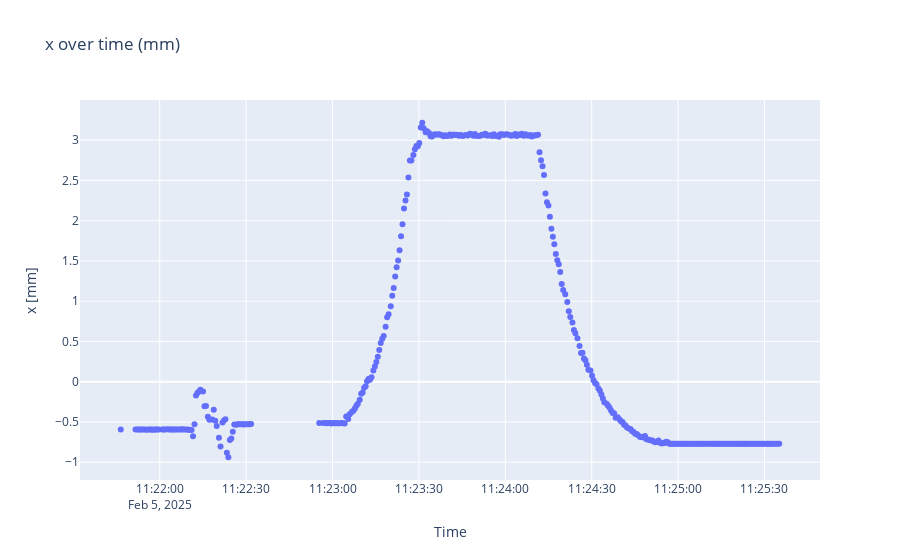
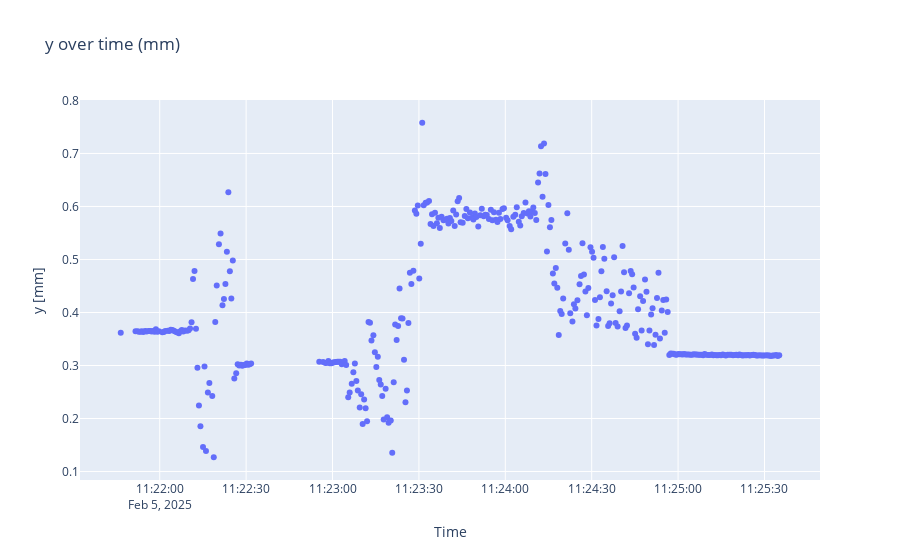
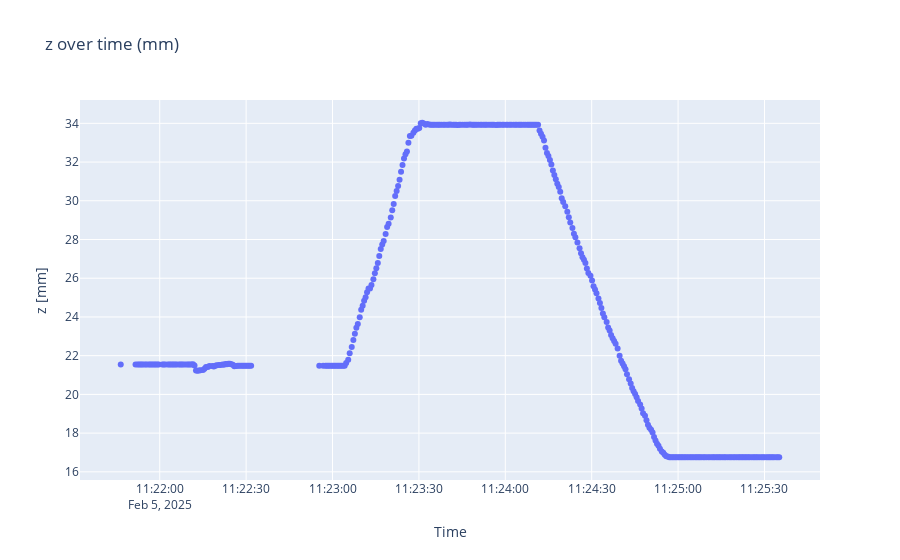

The notebook cell these images were saved under, in order:
### Code cell
locplots(locpred, timestamps)

### Figure 1 — Plotly figure (JSON) as saved in the notebook; plotly's stock layout.template omitted (floating-point values rounded to 4 significant figures; data arrays with more than 128 entries replaced by an {"elided": "..."} marker saying what was removed)
{"data": [{"mode": "markers", "type": "scatter", "x": {"elided": "360 str values"}, "y": {"elided": "360 float values"}}], "layout": {"title": {"text": "x over time (mm)"}, "xaxis": {"title": {"text": "Time"}}, "yaxis": {"scaleanchor": "y", "title": {"text": "x [mm]"}}}}

### Figure 2 — Plotly figure (JSON) as saved in the notebook; plotly's stock layout.template omitted (floating-point values rounded to 4 significant figures; data arrays with more than 128 entries replaced by an {"elided": "..."} marker saying what was removed)
{"data": [{"mode": "markers", "type": "scatter", "x": {"elided": "360 str values"}, "y": {"elided": "360 float values"}}], "layout": {"title": {"text": "y over time (mm)"}, "xaxis": {"title": {"text": "Time"}}, "yaxis": {"scaleanchor": "y", "title": {"text": "y [mm]"}}}}

### Figure 3 — Plotly figure (JSON) as saved in the notebook; plotly's stock layout.template omitted (floating-point values rounded to 4 significant figures; data arrays with more than 128 entries replaced by an {"elided": "..."} marker saying what was removed)
{"data": [{"mode": "markers", "type": "scatter", "x": {"elided": "360 str values"}, "y": {"elided": "360 float values"}}], "layout": {"title": {"text": "z over time (mm)"}, "xaxis": {"title": {"text": "Time"}}, "yaxis": {"scaleanchor": "y", "title": {"text": "z [mm]"}}}}
